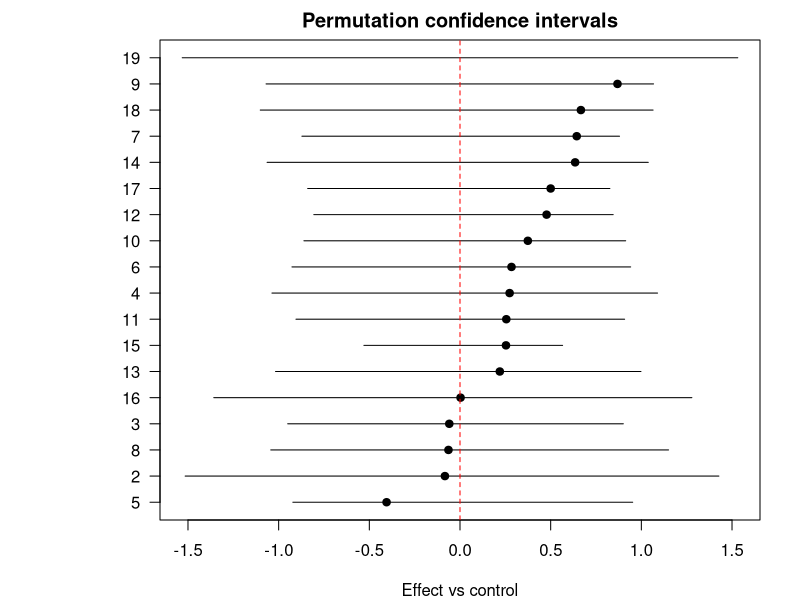

Source code (R):
# ==============================================================================
# Inference under scarcity:
# A minimal, principled R workflow for many-arm, small-N trials
#
# This script illustrates:
#  - permutation omnibus testing
#  - pairwise permutation tests with FDR control
#  - Dunnett-style max-T (FWER control)
#  - blocked / stratified permutations
#  - permutation confidence intervals
#  - simple shrinkage + permutation (screening heterogeneity)
#
# Philosophy:
#  - screening, not confirmation
#  - explicit uncertainty
#  - minimal assumptions
#
# Dependencies:
#  - base R
#  - coin (optional, for convenience)
#
# ==============================================================================

set.seed(42)

# ------------------------------------------------------------------------------
# 0) Simulate a many-arm small-N dataset
# ------------------------------------------------------------------------------

n_per_arm <- sample(5:10, 19, replace = TRUE)
arm <- factor(rep(1:19, times = n_per_arm))
n_total <- length(arm)

# True effects: mostly null, few signals
true_effects <- c(rep(0, 16), 0.8, 1.0, 1.2)
outcome <- rnorm(n_total, mean = true_effects[as.numeric(arm)], sd = 1)

dat <- data.frame(arm = arm, outcome = outcome)

cat("Sample sizes per arm:\n")
print(table(dat$arm))
cat("Total N:", n_total, "\n\n")

# ------------------------------------------------------------------------------
# 1) Permutation omnibus test (ANOVA analogue)
# ------------------------------------------------------------------------------

perm_omnibus <- function(data, nperm = 5000) {

  obs_F <- summary(aov(outcome ~ arm, data = data))[[1]]["arm", "F value"]

  perm_F <- replicate(nperm, {
    data$arm_perm <- factor(sample(as.character(data$arm)),
                            levels = levels(data$arm))
    summary(aov(outcome ~ arm_perm, data = data))[[1]]["arm_perm", "F value"]
  })

  p_value <- mean(c(obs_F, perm_F) >= obs_F)

  list(
    observed_F = obs_F,
    p_value = p_value,
    perm_F = perm_F
  )
}

cat("=== Omnibus permutation test ===\n")
omni <- perm_omnibus(dat, nperm = 5000)
cat("Observed F:", round(omni$observed_F, 3), "\n")
cat("Permutation p-value:", round(omni$p_value, 4), "\n\n")

# ------------------------------------------------------------------------------
# 2) Pairwise permutation tests vs control + FDR
# ------------------------------------------------------------------------------

pairwise_perm_vs_control <- function(data, control = "1", nperm = 5000) {

  arms <- setdiff(levels(data$arm), control)
  ctrl <- data$outcome[data$arm == control]

  res <- lapply(arms, function(a) {
    trt <- data$outcome[data$arm == a]
    obs_diff <- mean(trt) - mean(ctrl)

    pooled <- c(trt, ctrl)
    ntrt <- length(trt)

    perm_diffs <- replicate(nperm, {
      sh <- sample(pooled)
      mean(sh[1:ntrt]) - mean(sh[(ntrt + 1):length(pooled)])
    })

    p_raw <- mean(abs(c(obs_diff, perm_diffs)) >= abs(obs_diff))

    c(arm = a, diff = obs_diff, raw_p = p_raw)
  })

  out <- as.data.frame(do.call(rbind, res))
  out$raw_p <- as.numeric(out$raw_p)
  out$diff <- as.numeric(out$diff)
  out$FDR_p <- p.adjust(out$raw_p, method = "fdr")

  out[order(out$raw_p), ]
}

cat("=== Pairwise permutation tests vs control (FDR) ===\n")
pairwise_results <- pairwise_perm_vs_control(dat, control = "1", nperm = 3000)
print(pairwise_results)
cat("\n")

# ------------------------------------------------------------------------------
# 3) Dunnett-style max-T permutation (FWER control)
# ------------------------------------------------------------------------------

dunnett_maxT <- function(data, control = "1", nperm = 5000) {

  arms <- setdiff(levels(data$arm), control)
  ctrl <- data$outcome[data$arm == control]

  # Observed studentized statistics
  obs_t <- sapply(arms, function(a) {
    trt <- data$outcome[data$arm == a]
    nx <- length(trt); ny <- length(ctrl)
    sp <- sqrt(((nx - 1) * var(trt) + (ny - 1) * var(ctrl)) / (nx + ny - 2))
    (mean(trt) - mean(ctrl)) / (sp * sqrt(1/nx + 1/ny))
  })

  # Permutation distribution of max |t|
  maxT_perm <- replicate(nperm, {
    perm_y <- sample(data$outcome)
    ctrl_p <- perm_y[data$arm == control]

    tvals <- sapply(arms, function(a) {
      trt_p <- perm_y[data$arm == a]
      nx <- length(trt_p); ny <- length(ctrl_p)
      sp <- sqrt(((nx - 1) * var(trt_p) + (ny - 1) * var(ctrl_p)) / (nx + ny - 2))
      (mean(trt_p) - mean(ctrl_p)) / (sp * sqrt(1/nx + 1/ny))
    })

    max(abs(tvals))
  })

  adj_p <- sapply(abs(obs_t), function(t) mean(maxT_perm >= t))

  data.frame(
    arm = arms,
    t_stat = obs_t,
    maxT_p = adj_p,
    row.names = NULL
  )[order(adj_p), ]
}

cat("=== Dunnett-style max-T (FWER control) ===\n")
maxT_results <- dunnett_maxT(dat, control = "1", nperm = 3000)
print(maxT_results)
cat("\n")

# ------------------------------------------------------------------------------
# 4) Blocked / stratified permutation test
# ------------------------------------------------------------------------------

# Simulate blocks (e.g., sites)
dat$block <- factor(rep(1:5, length.out = nrow(dat)))

blocked_omnibus <- function(data, nperm = 3000) {

  obs_F <- summary(aov(outcome ~ arm + block, data = data))[[1]]["arm", "F value"]

  perm_F <- replicate(nperm, {
    data$arm_perm <- with(data,
      unlist(tapply(as.character(arm), block, function(x) sample(x)))
    )
    data$arm_perm <- factor(data$arm_perm, levels = levels(data$arm))
    summary(aov(outcome ~ arm_perm + block, data = data))[[1]]["arm_perm", "F value"]
  })

  mean(c(obs_F, perm_F) >= obs_F)
}

cat("=== Blocked permutation omnibus test ===\n")
cat("P-value (within-block permutation):",
    round(blocked_omnibus(dat, nperm = 2000), 4), "\n\n")

# ------------------------------------------------------------------------------
# 5) Simple shrinkage + permutation (heterogeneity screening)
# ------------------------------------------------------------------------------

shrinkage_permtest <- function(data, shrinkage = 0.3, nperm = 5000) {

  arm_means <- tapply(data$outcome, data$arm, mean)
  grand_mean <- mean(data$outcome)

  shrunk <- shrinkage * grand_mean + (1 - shrinkage) * arm_means
  obs_var <- var(shrunk)

  perm_var <- replicate(nperm, {
    perm_arm <- factor(sample(as.character(data$arm)), levels = levels(data$arm))
    pm <- tapply(data$outcome, perm_arm, mean)
    shr <- shrinkage * mean(data$outcome) + (1 - shrinkage) * pm
    var(shr)
  })

  list(
    observed_variance = obs_var,
    p_value = mean(c(obs_var, perm_var) >= obs_var)
  )
}

cat("=== Shrinkage + permutation heterogeneity test ===\n")
shrink_res <- shrinkage_permtest(dat, shrinkage = 0.3, nperm = 3000)
cat("P-value:", round(shrink_res$p_value, 4), "\n\n")

# ------------------------------------------------------------------------------
# 6) Permutation confidence intervals (arm vs control)
# ------------------------------------------------------------------------------

perm_ci <- function(data, arm_id, control = "1",
                    conf = 0.95, nperm = 3000) {

  trt <- data$outcome[data$arm == arm_id]
  ctrl <- data$outcome[data$arm == control]
  obs <- mean(trt) - mean(ctrl)

  pooled <- c(trt, ctrl)
  ntrt <- length(trt)

  perm_diffs <- replicate(nperm, {
    sh <- sample(pooled)
    mean(sh[1:ntrt]) - mean(sh[(ntrt + 1):length(pooled)])
  })

  alpha <- 1 - conf
  ci <- quantile(perm_diffs, c(alpha/2, 1 - alpha/2))

  c(estimate = obs, lower = ci[1], upper = ci[2])
}

treatments <- setdiff(levels(dat$arm), "1")
ci_mat <- t(sapply(treatments, function(a) perm_ci(dat, a)))
ci_df <- as.data.frame(ci_mat)
ci_df$arm <- treatments
ci_df <- ci_df[order(ci_df$estimate), ]

cat("=== Permutation CIs (arm vs control) ===\n")
print(ci_df)
cat("\n")

# Forest plot
par(mar = c(4, 8, 2, 2))
plot(ci_df$estimate, seq_len(nrow(ci_df)),
     xlim = range(ci_df$lower, ci_df$upper),
     pch = 19, xlab = "Effect vs control", ylab = "",
     yaxt = "n", main = "Permutation confidence intervals")
segments(ci_df$lower, seq_len(nrow(ci_df)),
         ci_df$upper, seq_len(nrow(ci_df)))
abline(v = 0, lty = 2, col = "red")
axis(2, at = seq_len(nrow(ci_df)), labels = ci_df$arm, las = 1)

# ------------------------------------------------------------------------------
# 7) Pooling strategies: trading complexity for power
# ------------------------------------------------------------------------------

cat("\n=== POOLING STRATEGIES ===\n\n")

# Strategy 1: Drop arms, keep top 5 + control
cat("--- Strategy 1: Keep only top 5 arms + control ---\n")
arm_means <- tapply(dat$outcome, dat$arm, mean)
top5 <- names(sort(arm_means, decreasing = TRUE))[1:5]
dat_reduced <- dat[dat$arm %in% c("1", top5), ]
dat_reduced$arm <- factor(dat_reduced$arm)

cat("Arms kept:", c("1", top5), "\n")
cat("New N:", nrow(dat_reduced), "\n")

obs_F <- summary(aov(outcome ~ arm, data = dat_reduced))[[1]]["arm", "F value"]
perm_F <- replicate(3000, {
  dat_reduced$arm_perm <- factor(sample(as.character(dat_reduced$arm)),
                                  levels = levels(dat_reduced$arm))
  summary(aov(outcome ~ arm_perm, data = dat_reduced))[[1]]["arm_perm", "F value"]
})
cat("Omnibus p-value:", round(mean(c(obs_F, perm_F) >= obs_F), 4), "\n\n")


# Strategy 2: Theory-based pooling (3 groups)
cat("--- Strategy 2: Pool by theory (control / null / signal) ---\n")
dat$pooled_arm <- ifelse(dat$arm == "1", "control",
                         ifelse(as.numeric(as.character(dat$arm)) >= 17,
                                "signal", "null"))
dat$pooled_arm <- factor(dat$pooled_arm, levels = c("control", "null", "signal"))

cat("Sample sizes:\n")
print(table(dat$pooled_arm))

obs_F <- summary(aov(outcome ~ pooled_arm, data = dat))[[1]]["pooled_arm", "F value"]
perm_F <- replicate(3000, {
  dat$perm <- factor(sample(as.character(dat$pooled_arm)),
                     levels = levels(dat$pooled_arm))
  summary(aov(outcome ~ perm, data = dat))[[1]]["perm", "F value"]
})
cat("Omnibus F:", round(obs_F, 3), "\n")
cat("Omnibus p-value:", round(mean(c(obs_F, perm_F) >= obs_F), 4), "\n")

# Pairwise for pooled groups
ctrl <- dat$outcome[dat$pooled_arm == "control"]
for (g in c("null", "signal")) {
  trt <- dat$outcome[dat$pooled_arm == g]
  obs_diff <- mean(trt) - mean(ctrl)
  pooled <- c(trt, ctrl)
  ntrt <- length(trt)
  perm_diffs <- replicate(3000, {
    sh <- sample(pooled)
    mean(sh[1:ntrt]) - mean(sh[(ntrt + 1):length(pooled)])
  })
  p_raw <- mean(abs(c(obs_diff, perm_diffs)) >= abs(obs_diff))
  cat(sprintf("%s vs control: diff = %+.2f, p = %.4f\n", g, obs_diff, p_raw))
}
cat("\n")


# Strategy 3: Binary comparison (signal vs all others)
cat("--- Strategy 3: Binary (signal arms vs all others) ---\n")
dat$binary <- ifelse(as.numeric(as.character(dat$arm)) >= 17, "signal", "other")
dat$binary <- factor(dat$binary, levels = c("other", "signal"))

cat("Sample sizes:\n")
print(table(dat$binary))

trt <- dat$outcome[dat$binary == "signal"]
ctrl <- dat$outcome[dat$binary == "other"]
obs_diff <- mean(trt) - mean(ctrl)

pooled <- c(trt, ctrl)
ntrt <- length(trt)
perm_diffs <- replicate(5000, {
  sh <- sample(pooled)
  mean(sh[1:ntrt]) - mean(sh[(ntrt + 1):length(pooled)])
})
p_raw <- mean(abs(c(obs_diff, perm_diffs)) >= abs(obs_diff))
cat(sprintf("Signal vs Other: diff = %+.3f, p = %.4f\n\n", obs_diff, p_raw))


# Strategy 4: Extreme groups (WARNING: data-driven selection = biased!)
cat("--- Strategy 4: Top 3 vs Bottom 3 (BIASED - for illustration only) ---\n")
top3 <- names(sort(arm_means, decreasing = TRUE))[1:3]
bot3 <- names(sort(arm_means, decreasing = FALSE))[1:3]
cat("Top 3 arms:", paste(top3, collapse = ", "), "\n")
cat("Bottom 3 arms:", paste(bot3, collapse = ", "), "\n")

dat_extreme <- dat[dat$arm %in% c(top3, bot3), ]
dat_extreme$group <- ifelse(dat_extreme$arm %in% top3, "top", "bottom")

trt <- dat_extreme$outcome[dat_extreme$group == "top"]
ctrl <- dat_extreme$outcome[dat_extreme$group == "bottom"]
obs_diff <- mean(trt) - mean(ctrl)

pooled <- c(trt, ctrl)
ntrt <- length(trt)
perm_diffs <- replicate(5000, {
  sh <- sample(pooled)
  mean(sh[1:ntrt]) - mean(sh[(ntrt + 1):length(pooled)])
})
p_raw <- mean(abs(c(obs_diff, perm_diffs)) >= abs(obs_diff))
cat(sprintf("Top vs Bottom: diff = %+.3f, p = %.4f\n", obs_diff, p_raw))
cat("WARNING: This p-value is meaningless - groups were selected on outcomes!\n")

# ------------------------------------------------------------------------------
# Final note
# ------------------------------------------------------------------------------
# This script supports screening and prioritization, not definitive inference.
# With many arms and small N, uncertainty dominates. Use results to guide
# follow-up studies, redesigns, or adaptive experimentation — not to declare winners.
#
# Key insight on pooling: Collapsing arms based on DESIGN (pre-specified theory)
# is valid and increases power. Collapsing based on OBSERVED RESULTS is p-hacking.
# ------------------------------------------------------------------------------
